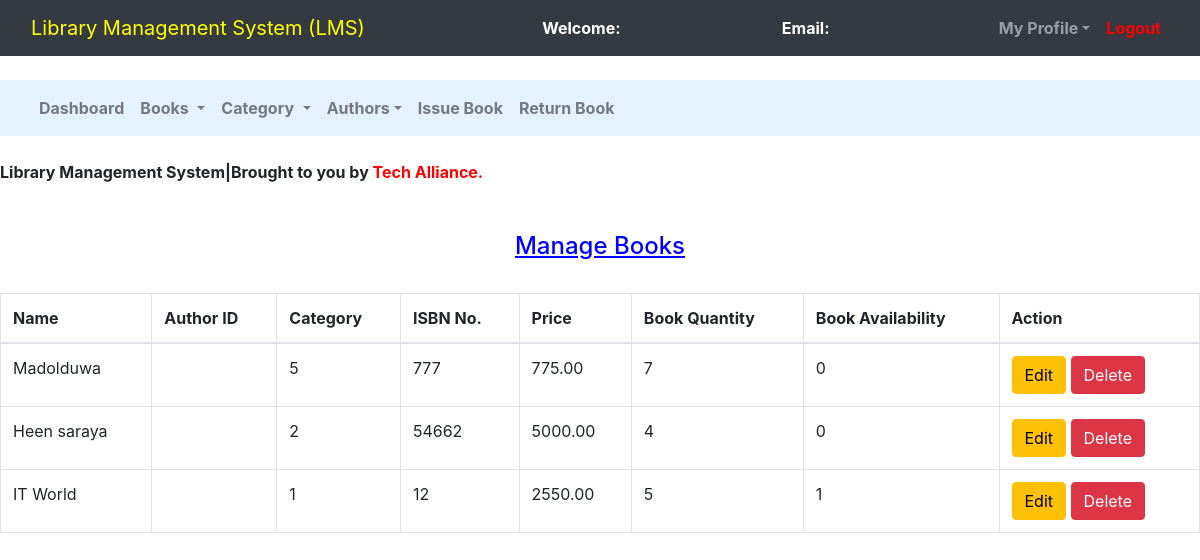
/super_admin/manage_book.php, run on the app's committed database.
### tables this page shows
CREATE TABLE `books` (
  `book_id` int(11) NOT NULL,
  `book_name` varchar(250) NOT NULL,
  `author_name` varchar(50) NOT NULL,
  `cat_id` int(11) NOT NULL,
  `isbn_no` int(11) NOT NULL,
  `book_price` decimal(10,2) NOT NULL,
  `book_quantity` int(5) NOT NULL,
  `book_availability` tinyint(1) NOT NULL
);

### super_admin/manage_book.php (the view, shortened to what this page needs)
<!DOCTYPE html>
<html>
<head>
	<link rel="stylesheet" type="text/css" href="../bootstrap-4.4.1/css/bootstrap.min.css">
</head>
<body>
	<nav class="navbar navbar-expand-lg navbar-dark bg-dark">
		<div class="container-fluid">
			<div class="navbar-header">
				<a class="navbar-brand" href="super_admin_dashboard.php"style=color:yellow;>Library Management System (LMS)</style></a>
			</div>
			<font style="color: white"><span><strong>Welcome: <?php echo $_SESSION['name'];?></strong></span></font>
			<font style="color: white"><span><strong>Email: <?php echo $_SESSION['email'];?></strong></font>
		    <ul class="nav navbar-nav navbar-right">
		      <li class="nav-item dropdown">
	        	<a class="nav-link dropdown-toggle" data-toggle="dropdown"><b>My Profile</b></a>
		      </li>
		      <li class="nav-item">
		        <a class="nav-link" href="../logout.php"style=color:red;><b>Logout</b></style></a>
		      </li>
		    </ul>
		</div>
	</nav><br>
	<nav class="navbar navbar-expand-lg navbar-light" style="background-color: #e3f2fd">
		<div class="container-fluid">
		    <ul class="nav navbar-nav navbar-center">
		      <li class="nav-item">
		        <a class="nav-link" href="super_admin_dashboard.php"><b>Dashboard</b></a>
		      </li>
		      <li class="nav-item dropdown">
	        	<a class="nav-link dropdown-toggle" data-toggle="dropdown"><b>Books</b> </a>
		      </li>
		      <li class="nav-item dropdown">
	        	<a class="nav-link dropdown-toggle" data-toggle="dropdown"><b>Category</b> </a>
		      </li>
		      <li class="nav-item dropdown">
	        	<a class="nav-link dropdown-toggle" data-toggle="dropdown"><b>Authors</b></a>
		      </li>
	          <li class="nav-item">
		        <a class="nav-link" href="issue_book.php"><b>Issue Book</b></a>
		      </li>
			  <li class="nav-item">
		        <a class="nav-link" href="return_book.php"><b>Return Book</b></a>
		      </li>
		    </ul>
		</div>
	</nav><br>
	<span><marquee><b>Library Management System|Brought to you by <span style=color:red;>Tech Alliance</style>.</b></marquee></span><br><br>
		<center><h4 style=color:blue;><u>Manage Books</u></style></h4><br></center>
		<div class="row">
			<div class="col-md-12">
				<table class="table table-bordered table-hover">
					<thead>
						<tr>
							<th>Name</th>
							<th>Author ID</th>
							<th>Category</th>
							<th>ISBN No.</th>
							<th>Price</th>
							<th>Book Quantity</th>
							<th>Book Availability</th>
							<th>Action</th>
						</tr>
					</thead>
					<?php
						$connection = mysqli_connect("localhost","root","");
						$query = "select * from books";
						$query_run = mysqli_query($connection,$query);
						while ($row = mysqli_fetch_assoc($query_run)){
							?>
							<tr>
								<td><?php echo $row['book_name'];?></td>
								<td><?php echo $row['author_id'];?></td>
								<td><?php echo $row['cat_id'];?></td>
								<td><?php echo $row['isbn_no'];?></td>
								<td><?php echo $row['book_price'];?></td>
								<td><?php echo $row['book_quantity'];?></td>
								<td><?php echo $row['book_availability'];?></td>
								<td><button class="btn btn-warning" name=""><a href="edit_book.php?bn=<?php echo $row['isbn_no'];?>"style=color:black;>Edit</a></button>
								<button class="btn btn-danger"><a href="delete_book.php?bn=<?php echo $row['isbn_no'];?>"style=color:white;>Delete</a></button></td>
							</tr>
							<?php
						}
					?>
				</table>
			</div>
		</div>
</body>
</html>

### data on the page
books: book_name "Madolduwa", cat "5", isbn_no "777", book_price "775.00", book_quantity "7", book_availability "0"
books: book_name "Heen saraya", cat "2", isbn_no "54662", book_price "5000.00", book_quantity "4", book_availability "0"
books: book_name "IT World", cat "1", isbn_no "12", book_price "2550.00", book_quantity "5", book_availability "1"
